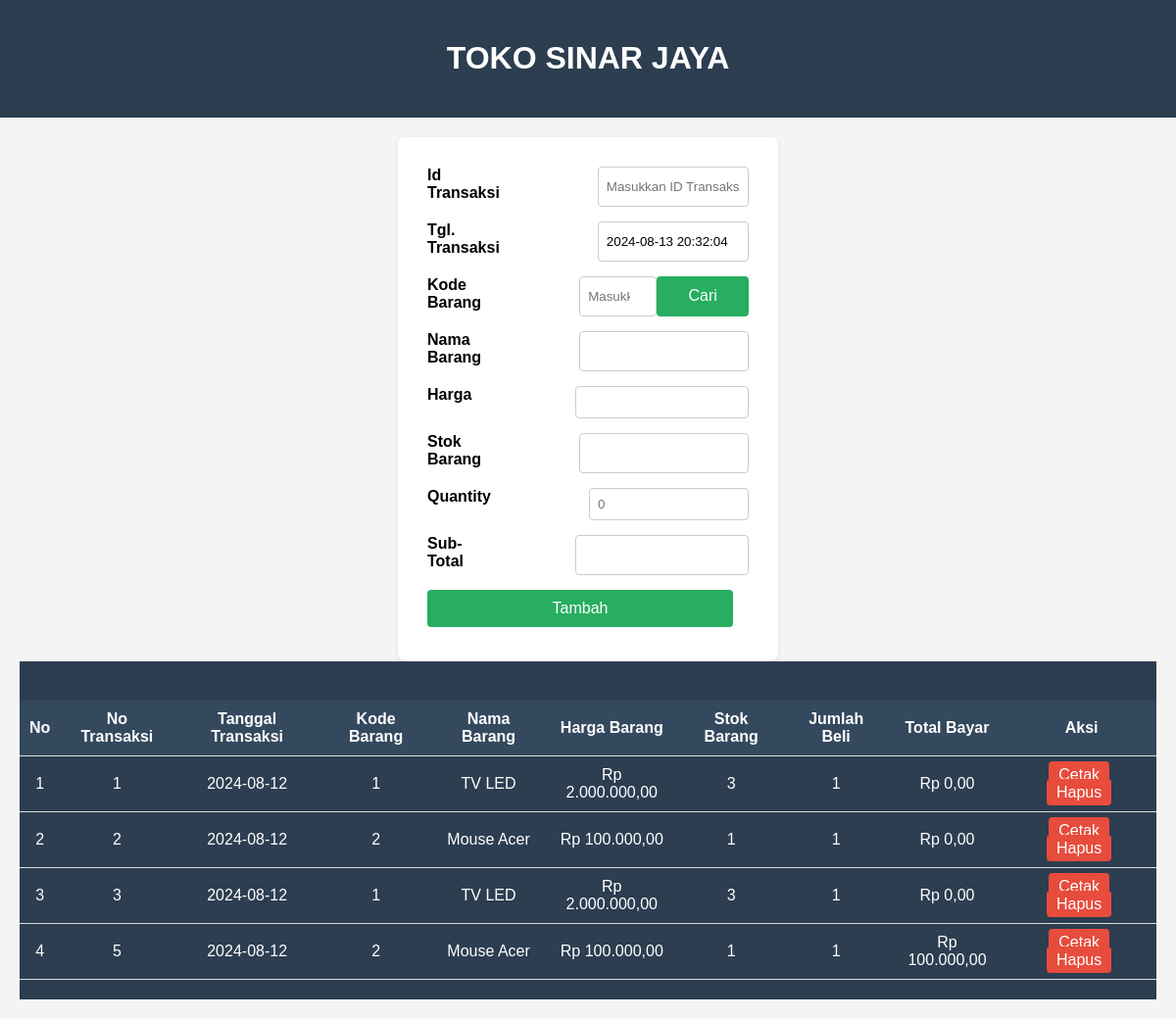
Page /transaksi.php on the committed database.
### tables this page shows
CREATE TABLE `transaksi` (
  `id_transaksi` int(11) NOT NULL,
  `tgltransaksi` date NOT NULL,
  `kd_barang` int(11) NOT NULL,
  `jmlbeli` int(11) NOT NULL,
  `totalbayar` int(11) NOT NULL
);

CREATE TABLE `barang` (
  `kd_barang` int(11) NOT NULL,
  `namabrg` varchar(100) NOT NULL,
  `hargabrg` int(11) NOT NULL,
  `stokbrg` int(11) NOT NULL
);

### transaksi.php (the view, shortened to what this page needs)
<?php
include 'koneksi.php';
function rupiah($angka){
    $hasil_rp= "Rp " . number_format($angka,2,',','.');
    return $hasil_rp;
}
?>
<!DOCTYPE html>
<html lang="en">
<head>
    <link rel="stylesheet" href="style.css">
</head>
<body>
    <header>
        <h1>TOKO SINAR JAYA</h1>
    </header>
    <main>
        <form class="transaksi" method="POST" action="action-trans.php">
            <div class="form-group">
                <label>Id Transaksi</label>
                <input type="text" name="id" placeholder="Masukkan ID Transaksi">
            </div>
            <div class="form-group">
                <label>Tgl. Transaksi</label>
                <input type="text" name="tgl_input" value="<?php echo date("Y-m-d G:i:s"); ?>" readonly>
            </div>
            <div class="form-group">
                <label>Kode Barang</label>
                <input type="text" name="kode_barang" list="datalist1" id="kode_barang" aria-describedby="basic-addon2" placeholder="Masukkan Kode Barang" required>
                <button type="button" onclick="searchItem()">Cari</button>
            </div>
            <div class="form-group">
                <label>Nama Barang</label>
                <input type="text" name="namabrg" id="namabrg" readonly>
            </div>
            <div class="form-group">
                <label>Harga</label>
                <input type="text" id="hargabrg" name="hargabrg" readonly>
            </div>
            <div class="form-group">
                <label>Stok Barang</label>
                <input type="number" id="stokbrg" name="stokbrg" readonly>
            </div>
            <div class="form-group">
                <label>Quantity</label>
                <input type="number" id="quantity" onchange="total()" name="quantity" placeholder="0" min="0" required>
            </div>
            <div class="form-group">
                <label>Sub-Total</label>
                <input type="text" id="subtotal" name="subtotal" readonly>
            </div>
            <div class="form-group">
                <button name="save" value="simpan" type="submit">Tambah</button>
            </div>
        </form>
        <footer>
            <table id="brg">
                <thead>
                    <tr>
                        <th>No</th>
                        <th>No Transaksi</th>
                        <th>Tanggal Transaksi</th>
                        <th>Kode Barang</th>
                        <th>Nama Barang</th>
                        <th>Harga Barang</th>
                        <th>Stok Barang</th>
                        <th>Jumlah Beli</th>
                        <th>Total Bayar</th>
                        <th>Aksi</th>
                    </tr>
                </thead>
                <tbody>
                    <?php
                    $select = mysqli_query($conn, "SELECT * FROM transaksi INNER JOIN barang ON transaksi.kd_barang = barang.kd_barang");
                    $no = 1;
                    while($data = mysqli_fetch_array($select)){
                    ?>
                    <tr>
                        <td><?php echo $no++ ?></td>
                        <td><?php echo $data['id_transaksi'] ?></td>
                        <td><?php echo $data['tgltransaksi'] ?></td>
                        <td><?php echo $data['kd_barang'] ?></td>
                        <td><?php echo $data['namabrg'] ?></td>
                        <td><?php echo rupiah($data['hargabrg']) ?></td>
                        <td><?php echo $data['stokbrg'] ?></td>
                        <td><?php echo $data['jmlbeli'] ?></td>
                        <td><?php echo rupiah($data['totalbayar']) ?></td>
                        <td>
                            <a href="print.php?id_transaksi=<?php echo $data['id_transaksi']; ?>" class="btn-2">Cetak</a>
                            <a href="hapus-trans.php?id_transaksi=<?php echo $data['id_transaksi']; ?>" class="btn-2" onclick="return confirmDelete()">Hapus</a>
                        </td>
                    </tr>
                    <?php } ?>
                </tbody>
            </table>
        </footer>
    </main>
</body>
</html>

### style.css (style rules this page uses)
header { text-align: center; }
.form-group { display: flex; margin: 10px; }
label { width: 100px; }
input { float: right; width: 100px; margin-left: 100px; }
.transaksi { margin: auto; width: 30%; }

### transaksi.php (style rules this page uses)
body { font-family: Arial, sans-serif; background-color: #f4f4f4; margin: 0; padding: 0; }
header, footer { background-color: #2c3e50; color: #fff; padding: 20px 0; text-align: center; }
main { padding: 20px; }
.transaksi { max-width: 600px; margin: 0 auto; padding: 20px; background: #fff; border-radius: 8px; box-shadow: 0 2px 4px rgba(0,0,0,0.1); }
input, select, button { width: calc(100% - 16px); padding: 8px; border: 1px solid #ccc; border-radius: 4px; box-sizing: border-box; }
.form-group { margin-bottom: 15px; }
label { display: block; margin-bottom: 5px; font-weight: bold; }
input, select { width: 100%; padding: 8px; border: 1px solid #ccc; border-radius: 4px; }
button { display: inline-block; padding: 10px 20px; border: none; background-color: #27ae60; color: #fff; font-size: 16px; cursor: pointer; border-radius: 4px; }
table { width: 100%; border-collapse: collapse; margin-top: 20px; text-align: left; }
thead { background-color: #34495e; color: #fff; }
th, td { padding: 10px; border-bottom: 1px solid #ddd; }
th { text-align: center; }
td { text-align: center; }
.btn-2 { text-decoration: none; padding: 5px 10px; color: #fff; background-color: #e74c3c; border-radius: 4px; margin-right: 5px; }

### rows in the picture
transaksi: id_transaksi "1", tgltransaksi "2024-08-12", kd_barang.kd_barang "1", kd_barang.namabrg "TV LED", kd_barang.hargabrg "Rp 2.000.000,00", kd_barang.stokbrg "3", jmlbeli "1", totalbayar "Rp 0,00"
transaksi: id_transaksi "2", tgltransaksi "2024-08-12", kd_barang.kd_barang "2", kd_barang.namabrg "Mouse Acer", kd_barang.hargabrg "Rp 100.000,00", kd_barang.stokbrg "1", jmlbeli "1", totalbayar "Rp 0,00"
transaksi: id_transaksi "3", tgltransaksi "2024-08-12", kd_barang.kd_barang "1", kd_barang.namabrg "TV LED", kd_barang.hargabrg "Rp 2.000.000,00", kd_barang.stokbrg "3", jmlbeli "1", totalbayar "Rp 0,00"
transaksi: id_transaksi "5", tgltransaksi "2024-08-12", kd_barang.kd_barang "2", kd_barang.namabrg "Mouse Acer", kd_barang.hargabrg "Rp 100.000,00", kd_barang.stokbrg "1", jmlbeli "1", totalbayar "Rp 100.000,00"
